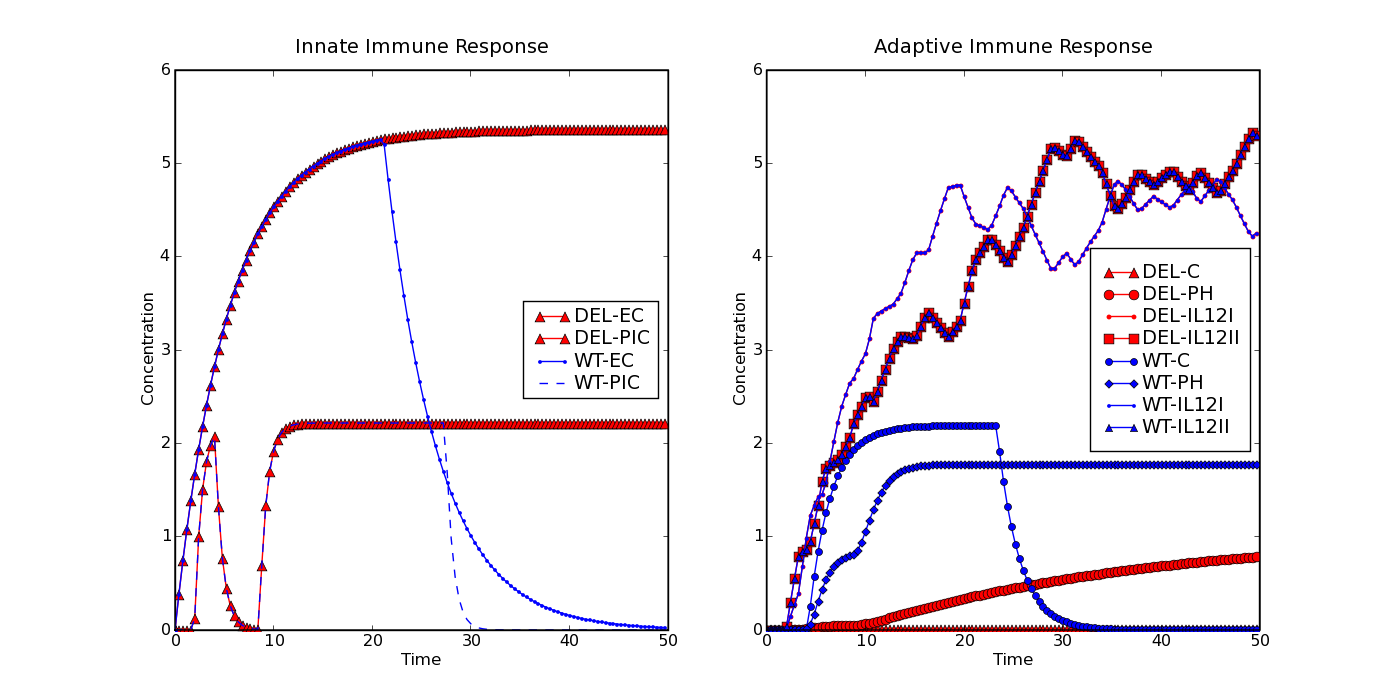

The script that drew this image:
"""
Bordetella Bronchiseptica  simulation

- plotting the results

"""
from pylab import *
from boolean2 import util

def skip( data, step=10):
    "Takes every Nth point from a list or dictionary values"
    if type(data) == type([]):
        return data[::step]
    
    out = dict()
    for key, values in data.items():
        values = values[::step]
        out[key] = values
    return out

def make_plot():
    run1, run2, t = util.bload( 'Bb-run.bin' )
    
    # take every 10th point
    step = 20
    run1 = skip(run1, step=step)
    run2 = skip(run2, step=step)
    t = skip(t, step=step)

    nodes = "EC PIC C PH IL12I IL12II".split()
    
    subplot(121)

    # drawing these first so that the symbols are under the other ones
    p1 = plot(t, run2['EC'], 'r^-', ms=7 )
    p2 = plot(t, run2['PIC'], 'r^-', ms=7 )
    
    p7 = plot(t, run1['EC'], 'b.-', ms=5 )
    p8 = plot(t, run1['PIC'], 'b--', ms=5 )
    
    xlabel( 'Time' )
    ylabel( 'Concentration' )
    title ( 'Innate Immune Response' )
    legend( [p1, p2, p7, p8], 'DEL-EC DEL-PIC WT-EC WT-PIC'.split(), loc='best')
    
    subplot(122)
   
    p3 = plot(t, run2['C'], 'r^-', ms=7 )
    p4 = plot(t, run2['PH'], 'ro-', ms=7 )
    p5 = plot(t, run2['IL12I'], 'r.-', ms=7 )
    p6 = plot(t, run2['IL12II'], 'rs-', ms=7 )
    
    p9 = plot(t, run1['C'], 'bo-', ms=5 )
    p10 = plot(t, run1['PH'] , 'bD-', ms=5 )
    p11 = plot(t, run1['IL12I'], 'b.-', ms=5 )
    p12 = plot(t, run1['IL12II'], 'b^-', ms=5 )
    
    xlabel( 'Time' )
    ylabel( 'Concentration' )
    title ( 'Adaptive Immune Response' )
    legend( [p3, p4, p5, p6, p9, p10, p11, p12], 'DEL-C DEL-PH DEL-IL12I DEL-IL12II WT-C WT-PH WT-IL12I WT-IL12II'.split(), loc='best')
    
if __name__ == '__main__':
    figure(num = None, figsize=(14, 7), dpi=80, facecolor='w', edgecolor='k')
    make_plot()
    savefig('Figure3.png')
    show()
